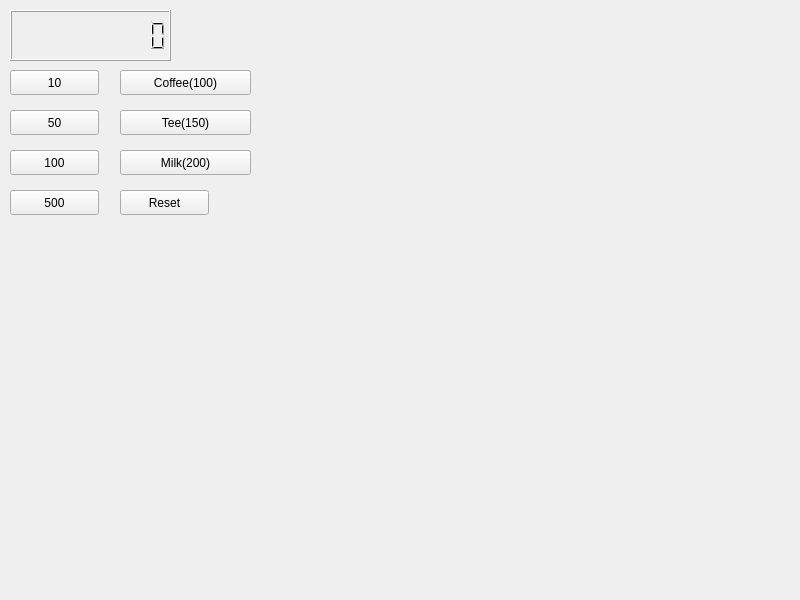
<?xml version="1.0" encoding="UTF-8"?>
<ui version="4.0">
 <class>Widget</class>
 <widget class="QWidget" name="Widget">
  <property name="geometry">
   <rect>
    <x>0</x>
    <y>0</y>
    <width>800</width>
    <height>600</height>
   </rect>
  </property>
  <property name="windowTitle">
   <string>Widget</string>
  </property>
  <widget class="QLCDNumber" name="lcdNumber">
   <property name="geometry">
    <rect>
     <x>10</x>
     <y>10</y>
     <width>161</width>
     <height>51</height>
    </rect>
   </property>
   <property name="digitCount">
    <number>10</number>
   </property>
  </widget>
  <widget class="QPushButton" name="pbCoin10">
   <property name="geometry">
    <rect>
     <x>10</x>
     <y>70</y>
     <width>89</width>
     <height>25</height>
    </rect>
   </property>
   <property name="text">
    <string>10</string>
   </property>
  </widget>
  <widget class="QPushButton" name="pbCoin50">
   <property name="geometry">
    <rect>
     <x>10</x>
     <y>110</y>
     <width>89</width>
     <height>25</height>
    </rect>
   </property>
   <property name="text">
    <string>50</string>
   </property>
  </widget>
  <widget class="QPushButton" name="pbCoffee">
   <property name="geometry">
    <rect>
     <x>120</x>
     <y>70</y>
     <width>131</width>
     <height>25</height>
    </rect>
   </property>
   <property name="text">
    <string>Coffee(100)</string>
   </property>
  </widget>
  <widget class="QPushButton" name="pbTea">
   <property name="geometry">
    <rect>
     <x>120</x>
     <y>110</y>
     <width>131</width>
     <height>25</height>
    </rect>
   </property>
   <property name="text">
    <string>Tee(150)</string>
   </property>
  </widget>
  <widget class="QPushButton" name="pbMilk">
   <property name="geometry">
    <rect>
     <x>120</x>
     <y>150</y>
     <width>131</width>
     <height>25</height>
    </rect>
   </property>
   <property name="text">
    <string>Milk(200)</string>
   </property>
  </widget>
  <widget class="QPushButton" name="pbReset">
   <property name="geometry">
    <rect>
     <x>120</x>
     <y>190</y>
     <width>89</width>
     <height>25</height>
    </rect>
   </property>
   <property name="text">
    <string>Reset</string>
   </property>
  </widget>
  <widget class="QPushButton" name="pbCoin100">
   <property name="geometry">
    <rect>
     <x>10</x>
     <y>150</y>
     <width>89</width>
     <height>25</height>
    </rect>
   </property>
   <property name="text">
    <string>100</string>
   </property>
  </widget>
  <widget class="QPushButton" name="pbCoin500">
   <property name="geometry">
    <rect>
     <x>10</x>
     <y>190</y>
     <width>89</width>
     <height>25</height>
    </rect>
   </property>
   <property name="text">
    <string>500</string>
   </property>
  </widget>
 </widget>
 <resources/>
 <connections/>
</ui>
